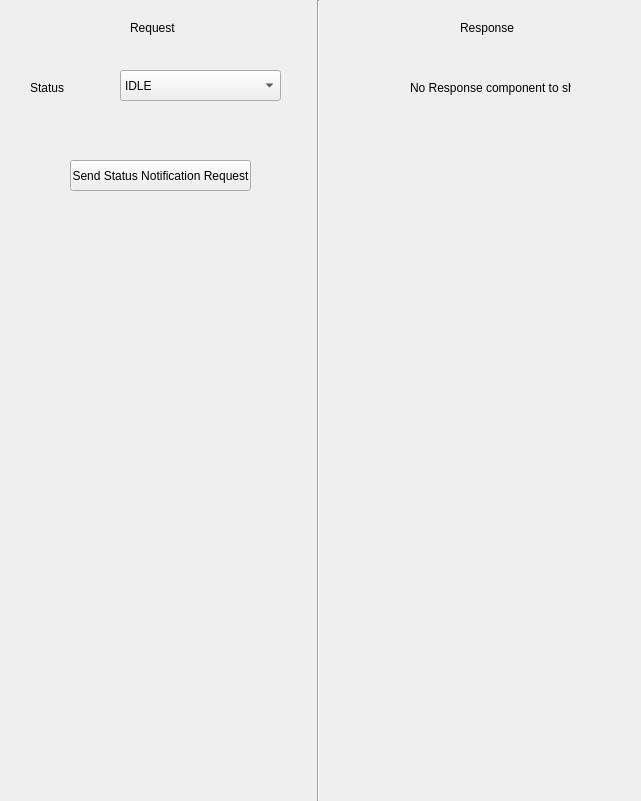
         <widget class="QWidget" name="widget_DiagnosticsStatusNotification" native="true">
          <property name="geometry">
           <rect>
            <x>0</x>
            <y>90</y>
            <width>641</width>
            <height>801</height>
           </rect>
          </property>
          <property name="font">
           <font>
            <strikeout>false</strikeout>
           </font>
          </property>
          <property name="focusPolicy">
           <enum>Qt::NoFocus</enum>
          </property>
          <property name="autoFillBackground">
           <bool>true</bool>
          </property>
          <widget class="QLabel" name="label_3">
           <property name="geometry">
            <rect>
             <x>460</x>
             <y>20</y>
             <width>61</width>
             <height>16</height>
            </rect>
           </property>
           <property name="text">
            <string>Response</string>
           </property>
          </widget>
          <widget class="Line" name="line_3">
           <property name="geometry">
            <rect>
             <x>310</x>
             <y>0</y>
             <width>16</width>
             <height>801</height>
            </rect>
           </property>
           <property name="orientation">
            <enum>Qt::Vertical</enum>
           </property>
          </widget>
          <widget class="QLabel" name="label_7">
           <property name="geometry">
            <rect>
             <x>130</x>
             <y>20</y>
             <width>61</width>
             <height>16</height>
            </rect>
           </property>
           <property name="text">
            <string>Request</string>
           </property>
          </widget>
          <widget class="QLabel" name="label_Status_diagnosticsnotification_Request">
           <property name="geometry">
            <rect>
             <x>30</x>
             <y>80</y>
             <width>71</width>
             <height>16</height>
            </rect>
           </property>
           <property name="text">
            <string>Status</string>
           </property>
          </widget>
          <widget class="QLabel" name="label_no_data_availfor_diagnostics_res">
           <property name="geometry">
            <rect>
             <x>410</x>
             <y>80</y>
             <width>161</width>
             <height>16</height>
            </rect>
           </property>
           <property name="text">
            <string>No Response component to show</string>
           </property>
          </widget>
          <widget class="QComboBox" name="comboBox_Status_diagnosticsnotification_Request">
           <property name="geometry">
            <rect>
             <x>120</x>
             <y>70</y>
             <width>161</width>
             <height>31</height>
            </rect>
           </property>
           <item>
            <property name="text">
             <string>IDLE</string>
            </property>
           </item>
           <item>
            <property name="text">
             <string>UPLOADED</string>
            </property>
           </item>
           <item>
            <property name="text">
             <string>UPLOAD_FAILED</string>
            </property>
           </item>
           <item>
            <property name="text">
             <string>UPLOADING</string>
            </property>
           </item>
          </widget>
          <widget class="QPushButton" name="pushButton_Send_DiagnosticsStatusNotification_Req">
           <property name="geometry">
            <rect>
             <x>70</x>
             <y>160</y>
             <width>181</width>
             <height>31</height>
            </rect>
           </property>
           <property name="text">
            <string>Send Status Notification Request</string>
           </property>
          </widget>
         </widget>
